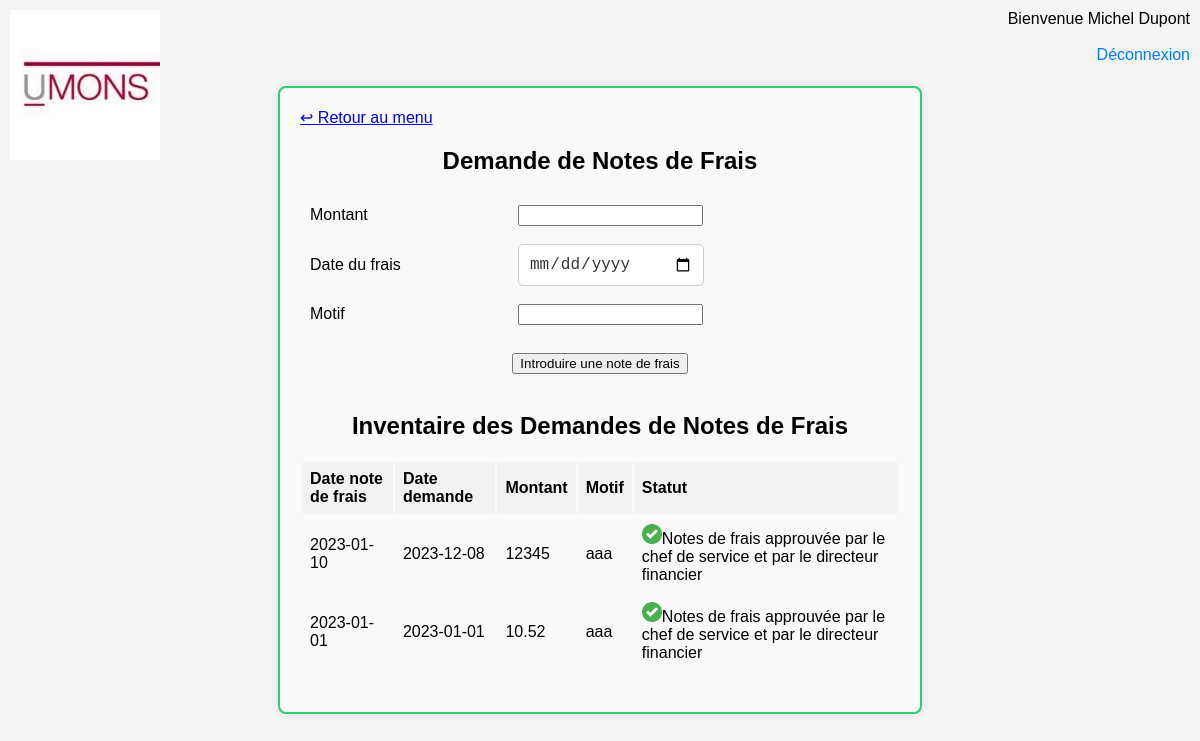
Page /demandeNoteFrais.php (signed in) on the earlier database version.
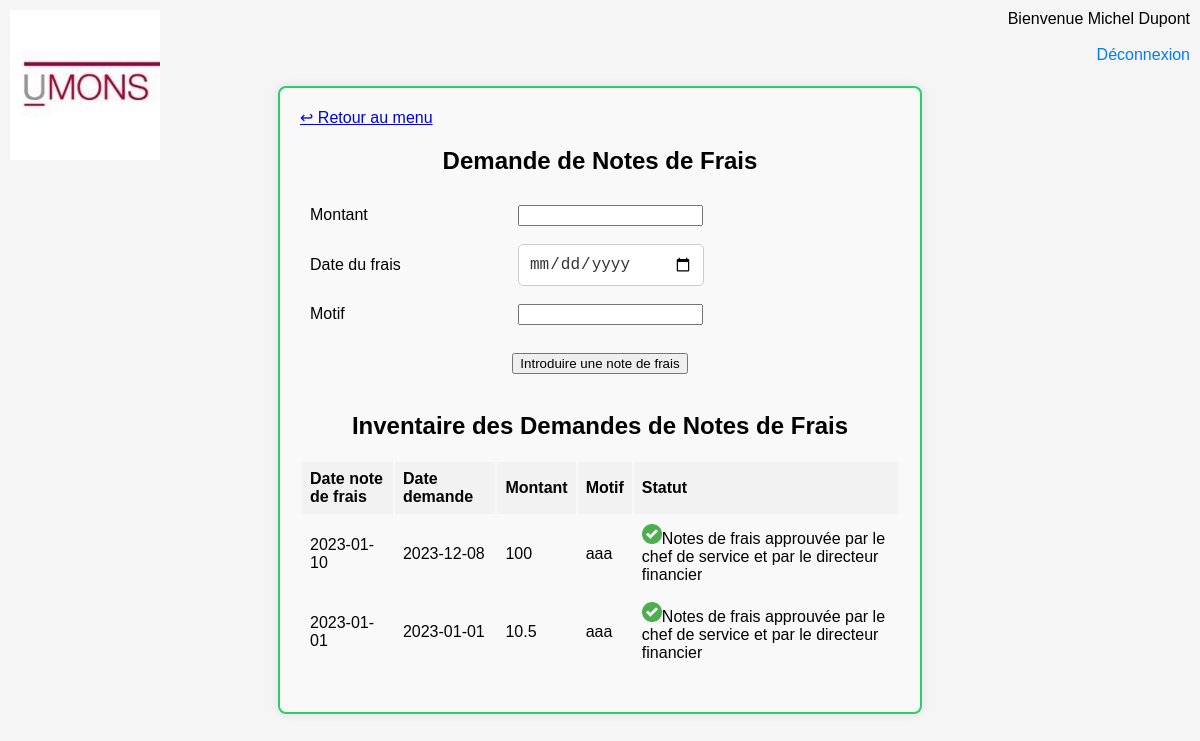
Same page on the later database version.
### tables this page shows
CREATE TABLE IF NOT EXISTS `notedefrais` (
  `IdNoteDeFrais` int NOT NULL AUTO_INCREMENT,
  `DateNoteDeFrais` date NOT NULL,
  `DateDemande` date NOT NULL,
  `Montant` float NOT NULL,
  `Motif` varchar(255) NOT NULL,
  `estApprouveChef` int DEFAULT NULL,
  `estApprouveDirFin` int DEFAULT NULL,
  `FKIdEmploye` int NOT NULL,
  `FKIdEmployeManagerApprouve` int DEFAULT NULL,
  `FKIdEmployeFinancierApprouve` int DEFAULT NULL,
  PRIMARY KEY (`IdNoteDeFrais`),
  KEY `RelationNoteFraisEmploye` (`FKIdEmploye`),
  KEY `RelationNoteFraisEmployeManager` (`FKIdEmployeManagerApprouve`),
  KEY `RelationNoteFraisEmployeFinancier` (`FKIdEmployeFinancierApprouve`)
);

### demandeNoteFrais.php (the view, shortened to what this page needs)
<?php
$idemploye = $_SESSION['idemploye'];
$nom = $_SESSION['nom'];
$prenom = $_SESSION['prenom'];
$nomTypeEmploye = $_SESSION['nomTypeEmploye'];
$servername = "localhost";
$username = "root";
$password = "";
$dbname = "gestionpersonnel";
$connexion = new mysqli($servername, $username, $password, $dbname);
echo '<!DOCTYPE html>
<html lang="fr">
<head>
    <meta charset="UTF-8">
    <meta name="viewport" content="width=device-width, initial-scale=1.0">
    <title>Demande de Notes de Frais</title>
    <link rel="stylesheet" type="text/css" href="style.css">
</head>
<body>';
echo '<div class="logo"></div>' ;
echo '<div class="menu-container">';
echo '<div class="top-left" align="left">
        <a href="menu.php" class="back-link">↩ Retour au menu</a>
      </div>';
echo '<div class="top-right" align="right">';
echo "Bienvenue $prenom $nom <br> $nomTypeEmploye <br>";
echo '<a href="deconnexion.php" class="logout-link">Déconnexion</a>';
echo '<br></div>';
echo '<h2>Demande de Notes de Frais</h2>';
echo '<form method="post" action="">
	<table>
	<tr>
        <td>Montant</td>
	<td><input type="text" name="montant" required></td>
	</tr>
	<tr>
        <td>Date du frais</td>
	<td><input type="date" name="date_du_frais" required></td>
	</tr>
	<tr>
        <td>Motif</td>
	<td><input type="text" name="motif" required></td>
	</tr>
	</table>
        <br>
	<input type="submit" name="submitNoteFrais" value="Introduire une note de frais">
	<br><br>';
	echo '
      </form>';
echo '<h2>Inventaire des Demandes de Notes de Frais</h2>';
$queryInventaire = 'SELECT * FROM notedefrais WHERE FKIdEmploye = ?';
$stmtInventaire = $connexion->prepare($queryInventaire);
if ($stmtInventaire) {
    $stmtInventaire->bind_param("i", $idemploye);
    $stmtInventaire->execute();
    $resultInventaire = $stmtInventaire->get_result();
		    echo '<div class="table-container">
			<table align="center">
			    <thead>
			        <tr>
			            <th>Date note de frais</th>
						<th>Date demande</th>
			            <th>Montant</th>
			            <th>Motif</th>
						<th>Statut</th>
			        </tr>
			    </thead>
			    <tbody>
			';
while ($rowInventaire = $resultInventaire->fetch_assoc()) {
    echo '<tr>' ;
    echo '<td>'  . $rowInventaire['DateNoteDeFrais'] . '</td>';
    echo '<td>' . $rowInventaire['DateDemande'] . '</td>';
	echo '<td>' . $rowInventaire['Montant'] . '</td>';
	echo '<td>' . $rowInventaire['Motif'] . '</td>';
	echo '<td>';
    if ($rowInventaire['estApprouveChef'] === null && $rowInventaire['estApprouveDirFin'] === null) {
        echo '<img src="img/ongoing.png" height=20px width=20px />Notes de frais en attente';
	} elseif ($rowInventaire['estApprouveChef'] == 0 ) {
        echo '<img src="img/refuse.png" height=20px width=20px />Note de frais refusée par le chef de service';
    } elseif ($rowInventaire['estApprouveChef'] == 1 && $rowInventaire['estApprouveDirFin'] === null) {
        echo '<img src="img/ongoing.png" height=20px width=20px />Note de frais approuvée par le chef de service et en attente du directeur financier';
    } elseif ($rowInventaire['estApprouveChef'] == 1 && $rowInventaire['estApprouveDirFin'] == 0) {
        echo '<img src="img/refuse.png" height=20px width=20px />Notes de frais approuvée par le chef de service et refusée par le directeur financier';
    } elseif ($rowInventaire['estApprouveChef'] == 1 && $rowInventaire['estApprouveDirFin'] == 1) {
        echo '<img src="img/accepte.png" height=20px width=20px />Notes de frais approuvée par le chef de service et par le directeur financier';
    }
	echo '</td>';
	echo '</tr>';
}
}
echo '</div></tbody></table>';
echo '</div>';
echo '</body>';
echo '</html>';
?>

### style.css (style rules this page uses)
body { font-family: Arial, sans-serif; background-color: #f5f5f5; margin: 0; padding: 0; display: flex; align-items: center; justify-content: center; height: 100vh; }
.logo { width: 150px; height: 150px; background-image: url('./img/logouniv.jpg'); background-size: cover; position: fixed; top: 0; left: 0; margin: 10px; z-index: 1; }
.menu-container { background-color: #f9f9f9; border-radius: 8px; padding: 20px; box-shadow: 0 0 10px rgba(0, 0, 0, 0.1); width: 50%; text-align: center; margin: auto; border: 2px solid #2ecc71; }
.logout-link { color: #007bff; text-decoration: none; cursor: pointer; }
.top-right { position: fixed; top: 0; right: 0; padding: 10px; text-align:right; }
input[type="date"] { width: 50%; padding: 10px; border: 1px solid #ccc; border-radius: 5px; box-sizing: border-box; font-size: 16px; color: #333; }
.table-container { margin-top: 20px; margin-bottom: 20px; text-align: center; }
table { border-collapse: separate; width: 100%; align:center; border: 0px ; }
th, td { border: 0px ; text-align: left; padding: 8px; }
th { background-color: #f2f2f2; }
tr:nth-child(even) { background-color: #f9f9f9; }

Differences in the rows shown:
changed notedefrais (number 1 of 2 on the later page): Montant "12345" → "100"
changed notedefrais (number 2 of 2 on the later page): Montant "10.52" → "10.5"
